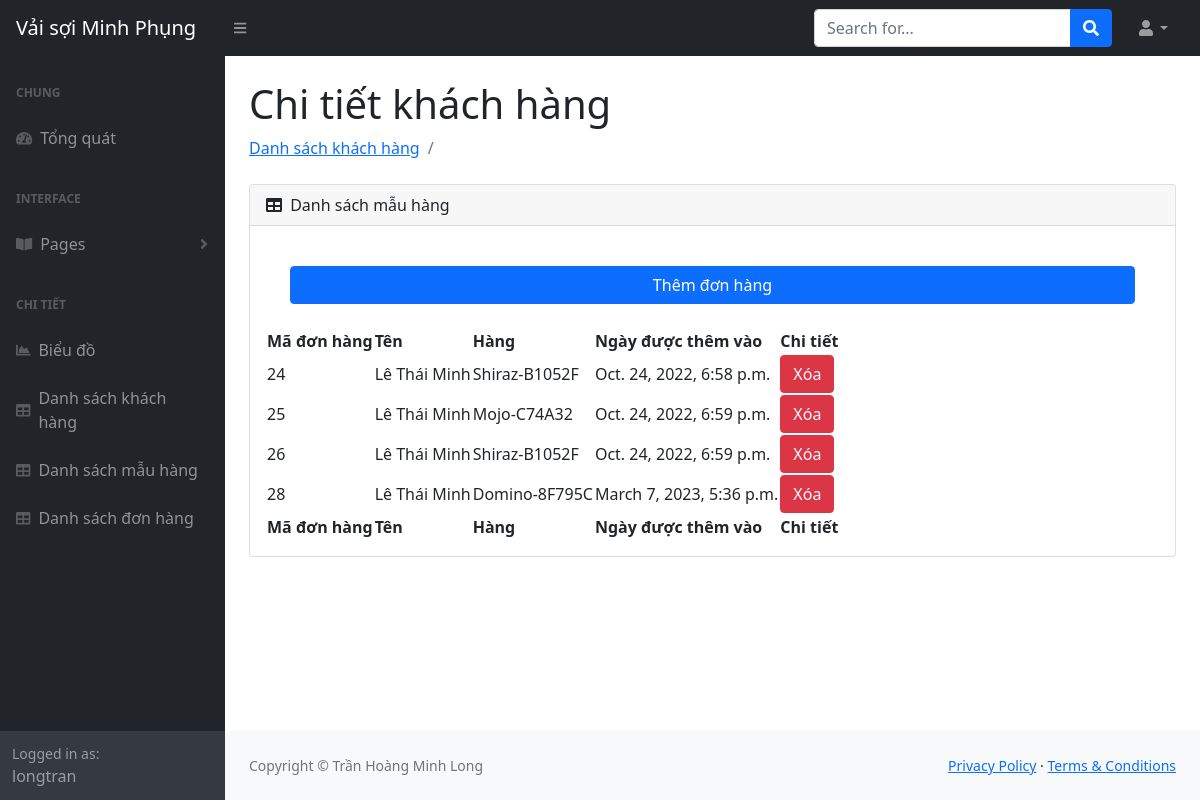
Page /customer/4 (signed in) on the committed database.
### management/models.py (models this page shows, shortened)
class Order(models.Model):
    order_id = models.BigAutoField(primary_key=True)
    customer = models.ForeignKey(Customer, null=True, on_delete=models.SET_NULL)
    product = models.ForeignKey(Product, null=True, on_delete=models.SET_NULL)
    order_date = models.DateTimeField(auto_now_add=True, null=True)

class Customer(models.Model):
    customer_id = models.BigAutoField(primary_key=True)
    lastname = models.CharField(max_length=64)
    middlename = models.CharField(max_length=64, null=True)
    firstname = models.CharField(max_length=64)
    phone = models.CharField(max_length=64, null=True)
    socialnumber = models.IntegerField(null=True)
    customer_date = models.DateTimeField(auto_now_add=True, null=True)
    def __str__(self):
        return f'{self.lastname} {self.middlename} {self.firstname}'

class Product(models.Model):
    measurement_unit_choices = [
        ('m', 'meter'),
        ('y', 'yard'),
    ]
    product_id = models.BigAutoField(primary_key=True)
    color = models.CharField(max_length=64)
    hexcolor = models.CharField(max_length=64)
    length = models.FloatField()
    measurement_unit = models.CharField(max_length = 64, choices = measurement_unit_choices)
    type = models.CharField(max_length=64)
    location = models.CharField(max_length=64, null=True)
    length = models.FloatField()
    measurement_unit = models.CharField(max_length=64, choices=measurement_unit_choices)
    product_date = models.DateTimeField(auto_now_add=True, null=True)
    def __str__(self):
        return f'{self.color}-{self.hexcolor}'

### management/decorators.py (the view)
        def wrapper_func(request, *args, **kwargs):
            group = None
            if request.user.groups.exists():
                group = request.user.groups.all()[0].name
            if group in allowed_roles:
                return view_func(request, *args, **kwargs)
            else:
                return HttpResponse("Bạn không có quyền truy cập")

### management/views.py (called while the page is built)
@login_required(login_url="login")
@allowed_users(allowed_roles=["admin"])
def customer(request, pk):
    customer = Customer.objects.get(customer_id=pk)
    order = customer.order_set.all()
    context = {
        "customer": customer,
        "order": order,
    }
    return render(request, "management/tables/customer.html", context)

### management/templates/management/tables/customer.html
{% extends 'management/main.html' %} {%block content%}
<main>
  <div class="container-fluid px-4">
    <h1 class="mt-4">Chi tiết khách hàng</h1>
    <ol class="breadcrumb mb-4">
      <li class="breadcrumb-item">
        <a href="{% url 'customerTable' %}">Danh sách khách hàng</a>
      </li>
      <li class="breadcrumb-item active"></li>
    </ol>
    <div class="card mb-4">
      <div class="card-header">
        <i class="fas fa-table me-1"></i>
        Danh sách mẫu hàng
      </div>
      <div class="card-body">
        <div class="d-grid gap-2">
          <a
            href="{% url 'formOrderCustomer' customer.customer_id%}"
            class="m-4 btn btn-primary"
            type="button"
            >Thêm đơn hàng</a
          >
        </div>
        <table id="datatablesSimple">
          <thead>
            <tr>
              <th>Mã đơn hàng</th>
              <th>Tên</th>
              <th>Hàng</th>
              <th>Ngày được thêm vào</th>
              <th>Chi tiết</th>
            </tr>
          </thead>
          <tfoot>
            <tr>
              <th>Mã đơn hàng</th>
              <th>Tên</th>
              <th>Hàng</th>
              <th>Ngày được thêm vào</th>
              <th>Chi tiết</th>
            </tr>
          </tfoot>
          <tbody>
            {% for order in order %}
            <tr>
              <td>{{order.order_id}}</td>
              <td>{{order.customer}}</td>
              <td>{{order.product}}</td>
              <td>{{order.order_date}}</td>
              <td>
                <a
                  href="{% url 'deleteProduct' order.order_id %}"
                  class="btn btn-danger"
                  >Xóa</a
                >
              </td>
            </tr>
            {% endfor %}
          </tbody>
        </table>
      </div>
    </div>
  </div>
</main>
{%endblock%}

### management/templates/management/sidenavbar.html (shortened to what this page needs)
<div id="layoutSidenav_nav">
  <nav class="sb-sidenav accordion sb-sidenav-dark" id="sidenavAccordion">
    <div class="sb-sidenav-menu">
      <div class="nav">
        <div class="sb-sidenav-menu-heading">Chung</div>
        <a class="nav-link" href="home">
          <div class="sb-nav-link-icon">
            <i class="fas fa-tachometer-alt"></i>
          </div>
          Tổng quát
        </a>
        <div class="sb-sidenav-menu-heading">Interface</div>
        <a
          class="nav-link collapsed"
          href="#"
          data-bs-toggle="collapse"
          data-bs-target="#collapsePages"
          aria-expanded="false"
          aria-controls="collapsePages"
        >
          <div class="sb-nav-link-icon"><i class="fas fa-book-open"></i></div>
          Pages
          <div class="sb-sidenav-collapse-arrow">
            <i class="fas fa-angle-down"></i>
          </div>
        </a>
        <div class="sb-sidenav-menu-heading">Chi tiết</div>
        <a class="nav-link" href="{% url 'charts' %}">
          <div class="sb-nav-link-icon"><i class="fas fa-chart-area"></i></div>
          Biểu đồ
        </a>
        <a class="nav-link" href="{% url 'customerTable' %}">
          <div class="sb-nav-link-icon"><i class="fas fa-table"></i></div>
          Danh sách khách hàng
        </a>
        <a class="nav-link" href="{% url 'productTable' %}">
          <div class="sb-nav-link-icon"><i class="fas fa-table"></i></div>
          Danh sách mẫu hàng
        </a>
        <a class="nav-link" href="{% url 'orderTable' %}">
          <div class="sb-nav-link-icon"><i class="fas fa-table"></i></div>
          Danh sách đơn hàng
        </a>
      </div>
    </div>
    <div class="sb-sidenav-footer">
      <div class="small">Logged in as:</div>
      {{request.user}}
    </div>
  </nav>
</div>

### rows in the picture
Order: order_id "24", customer "Lê Thái Minh", product "Shiraz-B1052F", order_date "Oct. 24, 2022, 6:58 p.m."
Order: order_id "25", customer "Lê Thái Minh", product "Mojo-C74A32", order_date "Oct. 24, 2022, 6:59 p.m."
Order: order_id "26", customer "Lê Thái Minh", product "Shiraz-B1052F", order_date "Oct. 24, 2022, 6:59 p.m."
Order: order_id "28", customer "Lê Thái Minh", product "Domino-8F795C", order_date "March 7, 2023, 5:36 p.m."

### other values in the picture
{{ request.user }} "longtran"
